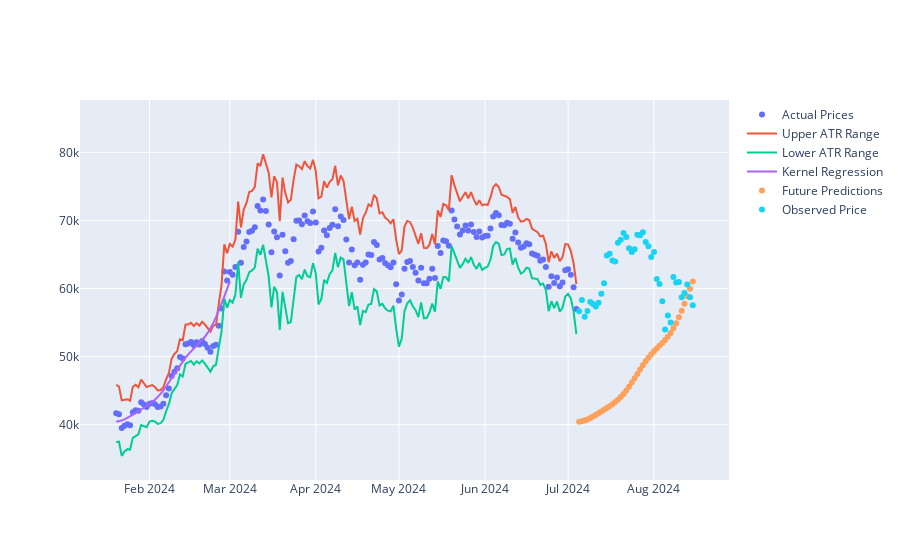
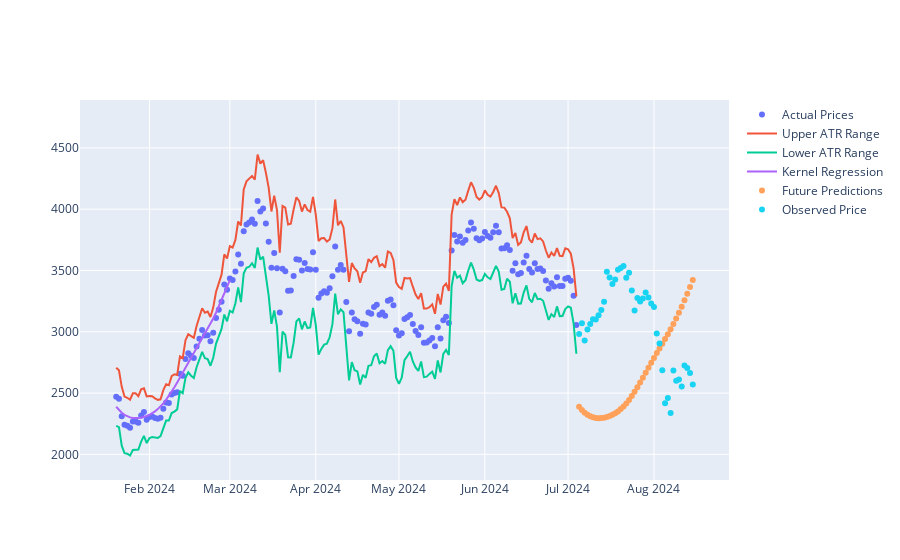

Source (notebook cell) for these figures, in order:
### Code cell
import plotly.graph_objects as go
from plotly.subplots import make_subplots
def plot_results(df, y_hat, future_dates, future_predictions, observed_test_data, title):
    fig = make_subplots(rows=1, cols=1)
    fig.add_trace(go.Scatter(x=df.index, y=df['Close'], mode='markers', name='Actual Prices'))
    fig.add_trace(go.Scatter(x=df.index, y=df['Upper_ATR'], mode='lines', name='Upper ATR Range'))
    fig.add_trace(go.Scatter(x=df.index, y=df['Lower_ATR'], mode='lines', name='Lower ATR Range'))
    fig.add_trace(go.Scatter(x=df.index, y=y_hat, mode='lines', name='Kernel Regression'))
    fig.add_trace(go.Scatter(x=future_dates, y=future_predictions, mode='markers', name='Future Predictions'))
    fig.add_trace(go.Scatter(x=future_dates, y=observed_test_data, mode='markers', name='Observed Price'))
    
    y_min = min(df['Close'].min(), df['Lower_ATR'].min(), future_predictions.min())
    y_max = max(df['Close'].max(), df['Upper_ATR'].max(), future_predictions.max())
    fig.update_yaxes(range=[y_min * 0.9, y_max * 1.1])
    fig.show()

plot_results(btc_df_train, btc_y_hat, btc_future_dates, btc_future_predictions, btc_df_test['Close'], 'Bitcoin Price Prediction using ATR and Ker')
plot_results(eth_df_train, eth_y_hat, eth_future_dates, eth_future_predictions, eth_df_test['Close'], 'Ethereum Price Prediction using ATR ')
